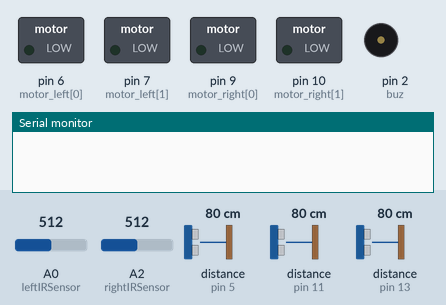
A sketch run on a simulated Arduino Uno, built with avr-gcc and run on an emulated ATmega328P. Shown: switched loads named in the sketch (green lamp = pin HIGH), buzzer (waves = sounding, pin HIGH), the last lines printed to the serial monitor. Wiring (inferred from the names in the program): 3 × ultrasonic range finder: trigger pin 4, echo pin 5 / trigger pin 8, echo pin 11 / trigger pin 12, echo pin 13. Inputs (shaded band) come from the test bench; at power-on: distance to the obstacle (sensors on pin 5, pin 13, pin 11) 80 cm, A0 (leftIRSensor) = 512, A2 (rightIRSensor) = 512. The echo pulse lasts 58.3 µs per cm; pins used as bus, display or sensor lines are not drawn.

Above: at 1.2 s.
1.3 s: distance to the obstacle (sensor on pin 5) set to 17 cm
2.8 s: distance to the obstacle (sensor on pin 5) set to 14 cm
At 3.1 s:
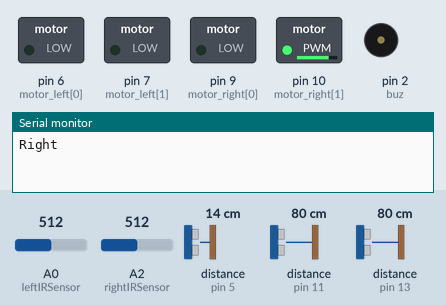
4.3 s: distance to the obstacle (sensor on pin 13) set to 17 cm
5.8 s: distance to the obstacle (sensor on pin 13) set to 13 cm
At 6.7 s:
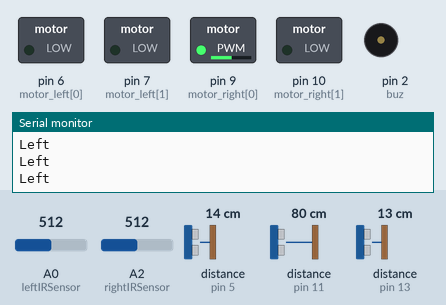
Timing chart, 0 to 8.4 s (numbered marks = the images above; inputs shaded):
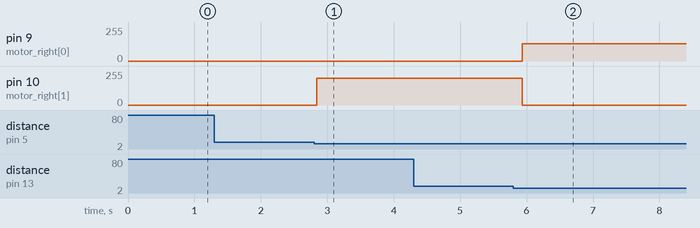

The sketch:

Wall-E.ino
```cpp
long vccf = 3;
long trigf = 4; // front ultra sonic sensor
long echof = 5;

long vccl = A5;
long trigl = 8; // left ultra-sonic sensor
long echol = 11;

long vccr = A4;
long trigr = 12; // right ultra-sonic sensor
long echor = 13;

long buz = 2; //  buzzer

long th = 292;

long leftIRSensor = A0;
int vccIRr = A1;  // right ir sensor

long rightIRSensor = A2;
int vccIRl = A3; // left ir sensor

long motor_left[] = {6, 7};// left motor

long motor_right[] = {9, 10};// right motor

int i = 0;


void setup() {

  for (long i = 0; i < 2; i++)
  {
    pinMode(motor_left[i], OUTPUT);
    pinMode(motor_right[i], OUTPUT);
  }
  pinMode(buz, OUTPUT);
  pinMode(vccf, OUTPUT);
  pinMode(vccl, OUTPUT);
  pinMode(vccr, OUTPUT);
  pinMode(leftIRSensor, INPUT);
  pinMode(rightIRSensor, INPUT);
  pinMode(vccIRr, OUTPUT);
  pinMode(vccIRl, OUTPUT);

  digitalWrite(vccf, HIGH);
  analogWrite(vccl, 255);
  analogWrite(vccr, 255);
  analogWrite(vccIRr, 255);
  analogWrite(vccIRl, 255);
  Serial.begin(9600);
}

void loop()
{
  // sensor values
  long cmf1 = frontUltra();
  long cml1 = leftUltra();
  long cmr1 = rightUltra();
  long lir1 = leftIR();
  long rir1 = rightIR();
  //rest of the program...

  if (cmf1 > 14) {
    if (lir1 > th && rir1 < th)
    {
      if (lir1 > th && rir1 < th)
        forward();
      else if (lir1 < th )
        backleft();
      else if (rir1 < th)
        backright();
    }
    if (rir1 > th && lir1 < th)
    {
      if (rir1 > th && lir1 < th)
        forward();
      else if (rir1 < th)
        backleft();
      else if (lir1 < th)
        backright();
    }

  }
  else if (cmf1 <= 14 && cmr1 > 14) {
    right();
    i++;
  }
  else if (cmf1 <= 14 && cml1 > 14) {
    left();
    i++;
  }
  if ( i >= 5 && cmf1 > 75 && cml1 < 43) {
    right();
  }
  delay(300);
}

//user-defined funstion
void stop1() {
  analogWrite(motor_left[0], 255);
  analogWrite(motor_left[1], 255);
  analogWrite(motor_right[0], 255);
  analogWrite(motor_right[1], 255);
  Serial.println("Stop");
  return;
}
void stop2() {
  analogWrite(motor_left[0], 255);
  analogWrite(motor_left[1], 255);
  analogWrite(motor_right[0], 255);
  analogWrite(motor_right[1], 255);
  Serial.println("Stop Final");
  exit(0);
}

void forward() {
  analogWrite(motor_left[0], 135);
  digitalWrite(motor_left[1], LOW);
  analogWrite(motor_right[0], 161);
  digitalWrite(motor_right[1], LOW);
  Serial.println("Forward");
}
void backward() {
  analogWrite(motor_left[1], 110);
  digitalWrite(motor_left[0], LOW);
  analogWrite(motor_right[1], 126);
  digitalWrite(motor_right[0], LOW);
  Serial.println("Backward");
}
void right() {
  analogWrite(motor_left[1], 0);
  digitalWrite(motor_left[0], LOW);
  analogWrite(motor_right[1], 200 );
  digitalWrite(motor_right[0], LOW);
  Serial.println("Right");
}
void backright() {
  analogWrite(motor_left[0], 130);
  digitalWrite(motor_left[1], LOW);
  analogWrite(motor_right[1], 130);
  digitalWrite(motor_right[0], LOW);
  Serial.println("Back Right");
}
void left() {
  analogWrite(motor_left[0], 0);
  digitalWrite(motor_left[1], LOW);
  analogWrite(motor_right[0], 130);
  digitalWrite(motor_right[1], LOW);
  Serial.println("Left");
}
void backleft() {
  analogWrite(motor_left[1], 128);
  digitalWrite(motor_left[0], LOW);
  analogWrite(motor_right[0], 0);
  digitalWrite(motor_right[1], LOW);
  Serial.println("Back Left");
}
long leftIR() {
  long lir = analogRead(leftIRSensor);
  return lir;
}
long rightIR() {
  long rir = analogRead(rightIRSensor);
  return rir;
}
long frontUltra() {
  digitalWrite(vccf, HIGH);
  long durationf, cmf;
  pinMode(trigf, OUTPUT);
  digitalWrite(trigf, LOW);
  delayMicroseconds(3);
  digitalWrite(trigf, HIGH);
  delayMicroseconds(10);
  digitalWrite(trigf, LOW);
  pinMode(echof, INPUT);
  durationf = pulseIn(echof, HIGH);
  cmf = durationf / 29 / 2;
  return cmf;
}
long leftUltra() {
  digitalWrite(vccl, HIGH);
  long durationl, cml;
  pinMode(trigl, OUTPUT);
  digitalWrite(trigl, LOW);
  delayMicroseconds(3);
  digitalWrite(trigl, HIGH);
  delayMicroseconds(10);
  digitalWrite(trigl, LOW);
  pinMode(echol, INPUT);
  durationl = pulseIn(echol, HIGH);
  cml = durationl / 29 / 2;
  return cml;
}
long rightUltra() {
  digitalWrite(vccr, HIGH);
  long durationr, cmr;
  pinMode(trigr, OUTPUT);
  digitalWrite(trigr, LOW);
  delayMicroseconds(3);
  digitalWrite(trigr, HIGH);
  delayMicroseconds(10);
  digitalWrite(trigr, LOW);
  pinMode(echor, INPUT);
  durationr = pulseIn(echor, HIGH);
  cmr = durationr / 29 / 2;
  return cmr;
}
```

Measured:
- the behaviour switches between 16 and 15 cm on distance to the obstacle (sensor on pin 5) (found by bisection; images 0 and 1)
- the behaviour switches between 16 and 15 cm on distance to the obstacle (sensor on pin 13) (found by bisection; images 1 and 2)
- after the input at 1.3 s, every drawn part: stays the same
- after the input at 2.8 s, pin 10 (motor_right[1]): 0/255 → 200/255 at once
- after the input at 5.8 s, pin 9 (motor_right[0]): 0/255 → 130/255 after 0.14 s; pin 10 (motor_right[1]): 200/255 → 0/255 after 0.14 s
